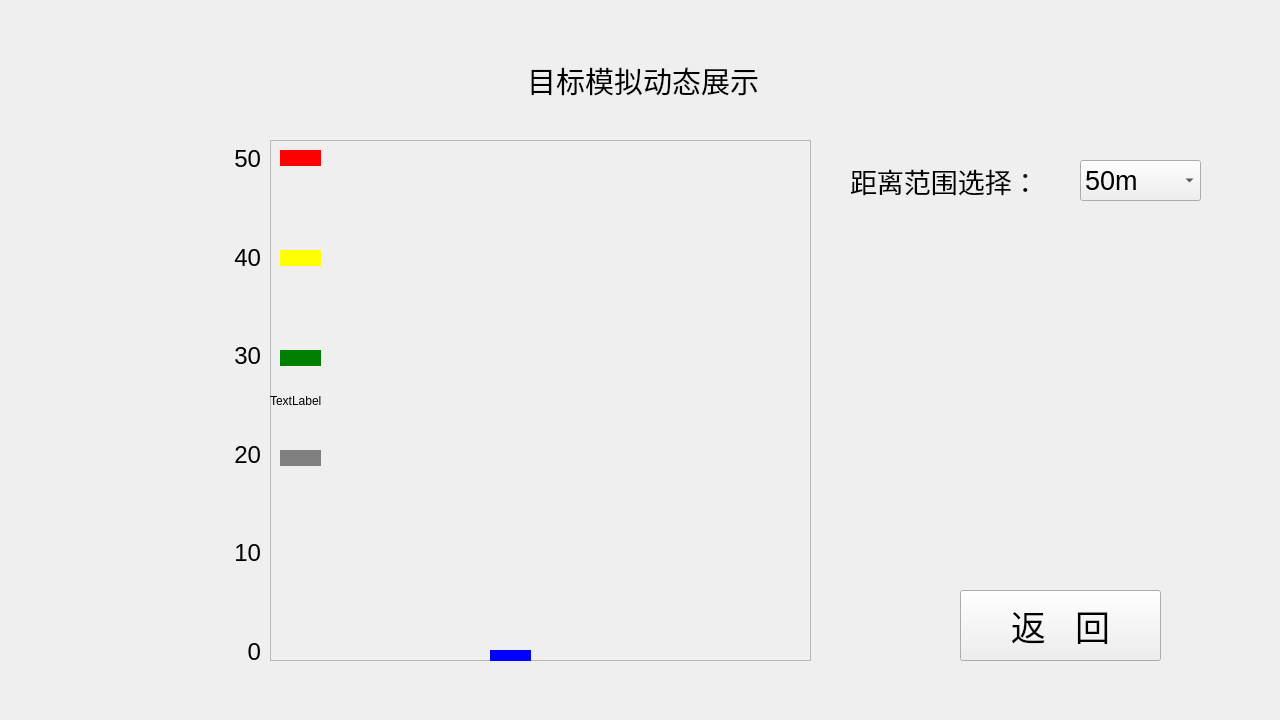
<?xml version="1.0" encoding="UTF-8"?>
<ui version="4.0">
 <class>SimulatorWidget</class>
 <widget class="QWidget" name="SimulatorWidget">
  <property name="geometry">
   <rect>
    <x>0</x>
    <y>0</y>
    <width>1280</width>
    <height>720</height>
   </rect>
  </property>
  <property name="windowTitle">
   <string>Form</string>
  </property>
  <widget class="QLabel" name="label">
   <property name="geometry">
    <rect>
     <x>527</x>
     <y>50</y>
     <width>311</width>
     <height>61</height>
    </rect>
   </property>
   <property name="font">
    <font>
     <pointsize>22</pointsize>
    </font>
   </property>
   <property name="text">
    <string>目标模拟动态展示</string>
   </property>
  </widget>
  <widget class="QFrame" name="frame">
   <property name="geometry">
    <rect>
     <x>270</x>
     <y>140</y>
     <width>541</width>
     <height>521</height>
    </rect>
   </property>
   <property name="styleSheet">
    <string notr="true">QFrame{
	background-image:./Image/back.png;
}</string>
   </property>
   <property name="frameShape">
    <enum>QFrame::StyledPanel</enum>
   </property>
   <property name="frameShadow">
    <enum>QFrame::Raised</enum>
   </property>
   <widget class="QLabel" name="lab_target5">
    <property name="geometry">
     <rect>
      <x>220</x>
      <y>510</y>
      <width>41</width>
      <height>16</height>
     </rect>
    </property>
    <property name="styleSheet">
     <string notr="true">QLabel {
    background-color: blue;
}</string>
    </property>
    <property name="text">
     <string/>
    </property>
   </widget>
   <widget class="QLabel" name="lab_target2">
    <property name="geometry">
     <rect>
      <x>10</x>
      <y>110</y>
      <width>41</width>
      <height>16</height>
     </rect>
    </property>
    <property name="styleSheet">
     <string notr="true">QLabel {
    background-color: yellow;
}</string>
    </property>
    <property name="text">
     <string/>
    </property>
   </widget>
   <widget class="QLabel" name="lab_target1">
    <property name="geometry">
     <rect>
      <x>10</x>
      <y>10</y>
      <width>41</width>
      <height>16</height>
     </rect>
    </property>
    <property name="styleSheet">
     <string notr="true">QLabel {
    background-color:red;
}</string>
    </property>
    <property name="text">
     <string/>
    </property>
   </widget>
   <widget class="QLabel" name="lab_target3">
    <property name="geometry">
     <rect>
      <x>10</x>
      <y>210</y>
      <width>41</width>
      <height>16</height>
     </rect>
    </property>
    <property name="styleSheet">
     <string notr="true">QLabel {
    background-color:green
}</string>
    </property>
    <property name="text">
     <string/>
    </property>
   </widget>
   <widget class="QLabel" name="lab_target4">
    <property name="geometry">
     <rect>
      <x>10</x>
      <y>310</y>
      <width>41</width>
      <height>16</height>
     </rect>
    </property>
    <property name="styleSheet">
     <string notr="true">QLabel {
    background-color: gray;
}</string>
    </property>
    <property name="text">
     <string/>
    </property>
   </widget>
   <widget class="QLabel" name="lab_backimage">
    <property name="geometry">
     <rect>
      <x>0</x>
      <y>0</y>
      <width>541</width>
      <height>521</height>
     </rect>
    </property>
    <property name="text">
     <string>TextLabel</string>
    </property>
   </widget>
   <zorder>lab_backimage</zorder>
   <zorder>lab_target1</zorder>
   <zorder>lab_target2</zorder>
   <zorder>lab_target3</zorder>
   <zorder>lab_target4</zorder>
   <zorder>lab_target5</zorder>
  </widget>
  <widget class="QWidget" name="verticalLayoutWidget">
   <property name="geometry">
    <rect>
     <x>210</x>
     <y>145</y>
     <width>51</width>
     <height>521</height>
    </rect>
   </property>
   <layout class="QVBoxLayout" name="verticalLayout">
    <item>
     <widget class="QLabel" name="lab_distance5">
      <property name="font">
       <font>
        <pointsize>18</pointsize>
       </font>
      </property>
      <property name="text">
       <string>50</string>
      </property>
      <property name="alignment">
       <set>Qt::AlignRight|Qt::AlignTrailing|Qt::AlignVCenter</set>
      </property>
     </widget>
    </item>
    <item>
     <spacer name="verticalSpacer">
      <property name="orientation">
       <enum>Qt::Vertical</enum>
      </property>
      <property name="sizeHint" stdset="0">
       <size>
        <width>20</width>
        <height>40</height>
       </size>
      </property>
     </spacer>
    </item>
    <item>
     <widget class="QLabel" name="lab_distance4">
      <property name="font">
       <font>
        <pointsize>18</pointsize>
       </font>
      </property>
      <property name="text">
       <string>40</string>
      </property>
      <property name="alignment">
       <set>Qt::AlignRight|Qt::AlignTrailing|Qt::AlignVCenter</set>
      </property>
     </widget>
    </item>
    <item>
     <spacer name="verticalSpacer_2">
      <property name="orientation">
       <enum>Qt::Vertical</enum>
      </property>
      <property name="sizeHint" stdset="0">
       <size>
        <width>20</width>
        <height>40</height>
       </size>
      </property>
     </spacer>
    </item>
    <item>
     <widget class="QLabel" name="lab_distance3">
      <property name="font">
       <font>
        <pointsize>18</pointsize>
       </font>
      </property>
      <property name="text">
       <string>30</string>
      </property>
      <property name="alignment">
       <set>Qt::AlignRight|Qt::AlignTrailing|Qt::AlignVCenter</set>
      </property>
     </widget>
    </item>
    <item>
     <spacer name="verticalSpacer_3">
      <property name="orientation">
       <enum>Qt::Vertical</enum>
      </property>
      <property name="sizeHint" stdset="0">
       <size>
        <width>20</width>
        <height>40</height>
       </size>
      </property>
     </spacer>
    </item>
    <item>
     <widget class="QLabel" name="lab_distance2">
      <property name="font">
       <font>
        <pointsize>18</pointsize>
       </font>
      </property>
      <property name="text">
       <string>20</string>
      </property>
      <property name="alignment">
       <set>Qt::AlignRight|Qt::AlignTrailing|Qt::AlignVCenter</set>
      </property>
     </widget>
    </item>
    <item>
     <spacer name="verticalSpacer_4">
      <property name="orientation">
       <enum>Qt::Vertical</enum>
      </property>
      <property name="sizeHint" stdset="0">
       <size>
        <width>20</width>
        <height>40</height>
       </size>
      </property>
     </spacer>
    </item>
    <item>
     <widget class="QLabel" name="lab_distance1">
      <property name="font">
       <font>
        <pointsize>18</pointsize>
       </font>
      </property>
      <property name="text">
       <string>10</string>
      </property>
      <property name="alignment">
       <set>Qt::AlignRight|Qt::AlignTrailing|Qt::AlignVCenter</set>
      </property>
     </widget>
    </item>
    <item>
     <spacer name="verticalSpacer_5">
      <property name="orientation">
       <enum>Qt::Vertical</enum>
      </property>
      <property name="sizeHint" stdset="0">
       <size>
        <width>20</width>
        <height>40</height>
       </size>
      </property>
     </spacer>
    </item>
    <item>
     <widget class="QLabel" name="lab_distance0">
      <property name="font">
       <font>
        <pointsize>18</pointsize>
       </font>
      </property>
      <property name="text">
       <string>0</string>
      </property>
      <property name="alignment">
       <set>Qt::AlignRight|Qt::AlignTrailing|Qt::AlignVCenter</set>
      </property>
     </widget>
    </item>
   </layout>
  </widget>
  <widget class="QComboBox" name="com_selectDistance">
   <property name="geometry">
    <rect>
     <x>1080</x>
     <y>160</y>
     <width>121</width>
     <height>41</height>
    </rect>
   </property>
   <property name="font">
    <font>
     <pointsize>20</pointsize>
    </font>
   </property>
   <item>
    <property name="text">
     <string>50m</string>
    </property>
   </item>
   <item>
    <property name="text">
     <string>100m</string>
    </property>
   </item>
   <item>
    <property name="text">
     <string>150m</string>
    </property>
   </item>
   <item>
    <property name="text">
     <string>200m</string>
    </property>
   </item>
   <item>
    <property name="text">
     <string>250m</string>
    </property>
   </item>
  </widget>
  <widget class="QLabel" name="label_2">
   <property name="geometry">
    <rect>
     <x>850</x>
     <y>160</y>
     <width>211</width>
     <height>41</height>
    </rect>
   </property>
   <property name="font">
    <font>
     <pointsize>20</pointsize>
    </font>
   </property>
   <property name="text">
    <string>距离范围选择：</string>
   </property>
  </widget>
  <widget class="QPushButton" name="pushButton">
   <property name="geometry">
    <rect>
     <x>960</x>
     <y>590</y>
     <width>201</width>
     <height>71</height>
    </rect>
   </property>
   <property name="font">
    <font>
     <pointsize>26</pointsize>
    </font>
   </property>
   <property name="text">
    <string>返   回</string>
   </property>
  </widget>
 </widget>
 <resources/>
 <connections/>
</ui>
